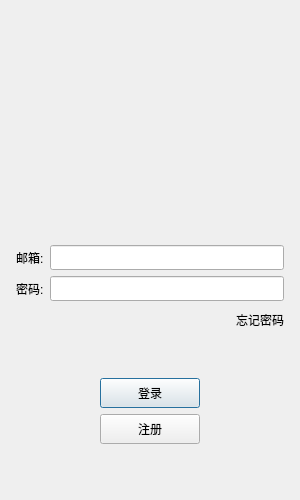
<?xml version="1.0" encoding="UTF-8"?>
<ui version="4.0">
 <class>loginDialog</class>
 <widget class="QDialog" name="loginDialog">
  <property name="geometry">
   <rect>
    <x>0</x>
    <y>0</y>
    <width>300</width>
    <height>500</height>
   </rect>
  </property>
  <property name="minimumSize">
   <size>
    <width>300</width>
    <height>500</height>
   </size>
  </property>
  <property name="maximumSize">
   <size>
    <width>300</width>
    <height>500</height>
   </size>
  </property>
  <property name="windowTitle">
   <string>Dialog</string>
  </property>
  <layout class="QVBoxLayout" name="verticalLayout_2">
   <item>
    <spacer name="verticalSpacer_4">
     <property name="orientation">
      <enum>Qt::Orientation::Vertical</enum>
     </property>
     <property name="sizeHint" stdset="0">
      <size>
       <width>20</width>
       <height>40</height>
      </size>
     </property>
    </spacer>
   </item>
   <item>
    <widget class="QLabel" name="err_tip">
     <property name="text">
      <string/>
     </property>
     <property name="alignment">
      <set>Qt::AlignmentFlag::AlignCenter</set>
     </property>
    </widget>
   </item>
   <item>
    <widget class="QWidget" name="widget" native="true">
     <layout class="QGridLayout" name="gridLayout">
      <item row="2" column="0">
       <widget class="QLabel" name="label">
        <property name="text">
         <string/>
        </property>
        <property name="pixmap">
         <pixmap resource="rc.qrc">:/res/ice.png</pixmap>
        </property>
        <property name="alignment">
         <set>Qt::AlignmentFlag::AlignCenter</set>
        </property>
       </widget>
      </item>
     </layout>
    </widget>
   </item>
   <item>
    <spacer name="verticalSpacer">
     <property name="orientation">
      <enum>Qt::Orientation::Vertical</enum>
     </property>
     <property name="sizeHint" stdset="0">
      <size>
       <width>20</width>
       <height>40</height>
      </size>
     </property>
    </spacer>
   </item>
   <item>
    <layout class="QVBoxLayout" name="verticalLayout">
     <property name="leftMargin">
      <number>5</number>
     </property>
     <property name="topMargin">
      <number>5</number>
     </property>
     <property name="rightMargin">
      <number>5</number>
     </property>
     <property name="bottomMargin">
      <number>5</number>
     </property>
     <item>
      <layout class="QHBoxLayout" name="horizontalLayout">
       <item>
        <widget class="QLabel" name="email_lb">
         <property name="minimumSize">
          <size>
           <width>0</width>
           <height>25</height>
          </size>
         </property>
         <property name="maximumSize">
          <size>
           <width>16777215</width>
           <height>25</height>
          </size>
         </property>
         <property name="text">
          <string>邮箱:</string>
         </property>
        </widget>
       </item>
       <item>
        <widget class="QLineEdit" name="email_edit">
         <property name="minimumSize">
          <size>
           <width>0</width>
           <height>25</height>
          </size>
         </property>
         <property name="maximumSize">
          <size>
           <width>16777215</width>
           <height>25</height>
          </size>
         </property>
         <property name="baseSize">
          <size>
           <width>0</width>
           <height>0</height>
          </size>
         </property>
        </widget>
       </item>
      </layout>
     </item>
     <item>
      <layout class="QHBoxLayout" name="horizontalLayout_2">
       <item>
        <widget class="QLabel" name="pass_label">
         <property name="minimumSize">
          <size>
           <width>0</width>
           <height>25</height>
          </size>
         </property>
         <property name="maximumSize">
          <size>
           <width>16777215</width>
           <height>25</height>
          </size>
         </property>
         <property name="text">
          <string>密码:</string>
         </property>
        </widget>
       </item>
       <item>
        <widget class="QLineEdit" name="pass_edit">
         <property name="minimumSize">
          <size>
           <width>0</width>
           <height>25</height>
          </size>
         </property>
         <property name="maximumSize">
          <size>
           <width>16777215</width>
           <height>25</height>
          </size>
         </property>
        </widget>
       </item>
      </layout>
     </item>
     <item>
      <layout class="QHBoxLayout" name="horizontalLayout_3">
       <item>
        <spacer name="horizontalSpacer">
         <property name="orientation">
          <enum>Qt::Orientation::Horizontal</enum>
         </property>
         <property name="sizeHint" stdset="0">
          <size>
           <width>40</width>
           <height>20</height>
          </size>
         </property>
        </spacer>
       </item>
       <item>
        <widget class="ClickedLabel" name="forget_label">
         <property name="minimumSize">
          <size>
           <width>0</width>
           <height>25</height>
          </size>
         </property>
         <property name="maximumSize">
          <size>
           <width>16777215</width>
           <height>25</height>
          </size>
         </property>
         <property name="text">
          <string>忘记密码</string>
         </property>
        </widget>
       </item>
      </layout>
     </item>
     <item>
      <spacer name="verticalSpacer_2">
       <property name="orientation">
        <enum>Qt::Orientation::Vertical</enum>
       </property>
       <property name="sizeHint" stdset="0">
        <size>
         <width>20</width>
         <height>40</height>
        </size>
       </property>
      </spacer>
     </item>
     <item>
      <layout class="QHBoxLayout" name="horizontalLayout_4">
       <item>
        <spacer name="horizontalSpacer_2">
         <property name="orientation">
          <enum>Qt::Orientation::Horizontal</enum>
         </property>
         <property name="sizeHint" stdset="0">
          <size>
           <width>40</width>
           <height>20</height>
          </size>
         </property>
        </spacer>
       </item>
       <item>
        <widget class="QPushButton" name="login_btn">
         <property name="minimumSize">
          <size>
           <width>100</width>
           <height>30</height>
          </size>
         </property>
         <property name="text">
          <string>登录</string>
         </property>
        </widget>
       </item>
       <item>
        <spacer name="horizontalSpacer_3">
         <property name="orientation">
          <enum>Qt::Orientation::Horizontal</enum>
         </property>
         <property name="sizeHint" stdset="0">
          <size>
           <width>40</width>
           <height>20</height>
          </size>
         </property>
        </spacer>
       </item>
      </layout>
     </item>
     <item>
      <layout class="QHBoxLayout" name="horizontalLayout_5">
       <item>
        <spacer name="horizontalSpacer_4">
         <property name="orientation">
          <enum>Qt::Orientation::Horizontal</enum>
         </property>
         <property name="sizeHint" stdset="0">
          <size>
           <width>40</width>
           <height>20</height>
          </size>
         </property>
        </spacer>
       </item>
       <item>
        <widget class="QPushButton" name="reg_btn">
         <property name="minimumSize">
          <size>
           <width>100</width>
           <height>30</height>
          </size>
         </property>
         <property name="text">
          <string>注册</string>
         </property>
        </widget>
       </item>
       <item>
        <spacer name="horizontalSpacer_5">
         <property name="orientation">
          <enum>Qt::Orientation::Horizontal</enum>
         </property>
         <property name="sizeHint" stdset="0">
          <size>
           <width>40</width>
           <height>20</height>
          </size>
         </property>
        </spacer>
       </item>
      </layout>
     </item>
     <item>
      <spacer name="verticalSpacer_3">
       <property name="orientation">
        <enum>Qt::Orientation::Vertical</enum>
       </property>
       <property name="sizeHint" stdset="0">
        <size>
         <width>20</width>
         <height>40</height>
        </size>
       </property>
      </spacer>
     </item>
    </layout>
   </item>
  </layout>
 </widget>
 <customwidgets>
  <customwidget>
   <class>ClickedLabel</class>
   <extends>QLabel</extends>
   <header>clickedlabel.h</header>
  </customwidget>
 </customwidgets>
 <resources>
  <include location="rc.qrc"/>
 </resources>
 <connections/>
</ui>
